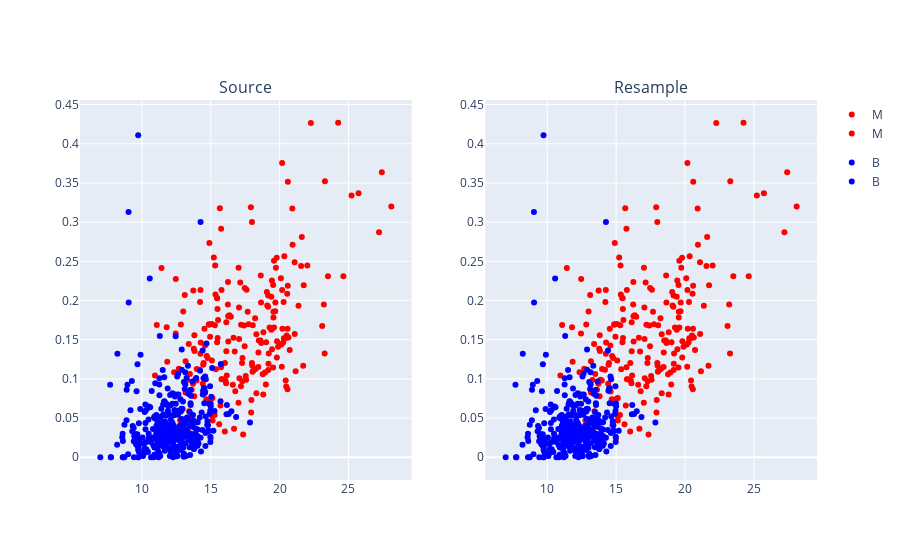

Write notebook code for a chart like this one.
### Code cell
figure_func()

### Figure 1 — Plotly figure (JSON) as saved in the notebook; plotly's stock layout.template omitted (floating-point values rounded to 4 significant figures; data arrays with more than 128 entries replaced by an {"elided": "..."} marker saying what was removed)
{"data": [{"hovertemplate": "Diagnosis=M<br>Mean Radius=%{x}<br>Mean Concavity=%{y}<extra></extra>", "legendgroup": "M", "marker": {"color": "red", "symbol": "circle"}, "mode": "markers", "name": "M", "orientation": "v", "showlegend": true, "type": "scatter", "x": {"elided": "212 float values"}, "xaxis": "x", "y": {"elided": "212 float values"}, "yaxis": "y"}, {"hovertemplate": "Diagnosis=B<br>Mean Radius=%{x}<br>Mean Concavity=%{y}<extra></extra>", "legendgroup": "B", "marker": {"color": "blue", "symbol": "circle"}, "mode": "markers", "name": "B", "orientation": "v", "showlegend": true, "type": "scatter", "x": {"elided": "357 float values"}, "xaxis": "x", "y": {"elided": "357 float values"}, "yaxis": "y"}, {"hovertemplate": "Target=M<br>Mean Radius=%{x}<br>Mean Concavity=%{y}<extra></extra>", "legendgroup": "M", "marker": {"color": "red", "symbol": "circle"}, "mode": "markers", "name": "M", "orientation": "v", "showlegend": true, "type": "scatter", "x": {"elided": "212 float values"}, "xaxis": "x2", "y": {"elided": "212 float values"}, "yaxis": "y2"}, {"hovertemplate": "Target=B<br>Mean Radius=%{x}<br>Mean Concavity=%{y}<extra></extra>", "legendgroup": "B", "marker": {"color": "blue", "symbol": "circle"}, "mode": "markers", "name": "B", "orientation": "v", "showlegend": true, "type": "scatter", "x": {"elided": "342 float values"}, "xaxis": "x2", "y": {"elided": "342 float values"}, "yaxis": "y2"}], "layout": {"annotations": [{"font": {"size": 16}, "showarrow": false, "text": "Source", "x": 0.225, "xanchor": "center", "xref": "paper", "y": 1, "yanchor": "bottom", "yref": "paper"}, {"font": {"size": 16}, "showarrow": false, "text": "Resample", "x": 0.775, "xanchor": "center", "xref": "paper", "y": 1, "yanchor": "bottom", "yref": "paper"}], "xaxis": {"anchor": "y", "domain": [0, 0.45]}, "xaxis2": {"anchor": "y2", "domain": [0.55, 1]}, "yaxis": {"anchor": "x", "domain": [0, 1]}, "yaxis2": {"anchor": "x2", "domain": [0, 1]}}}
